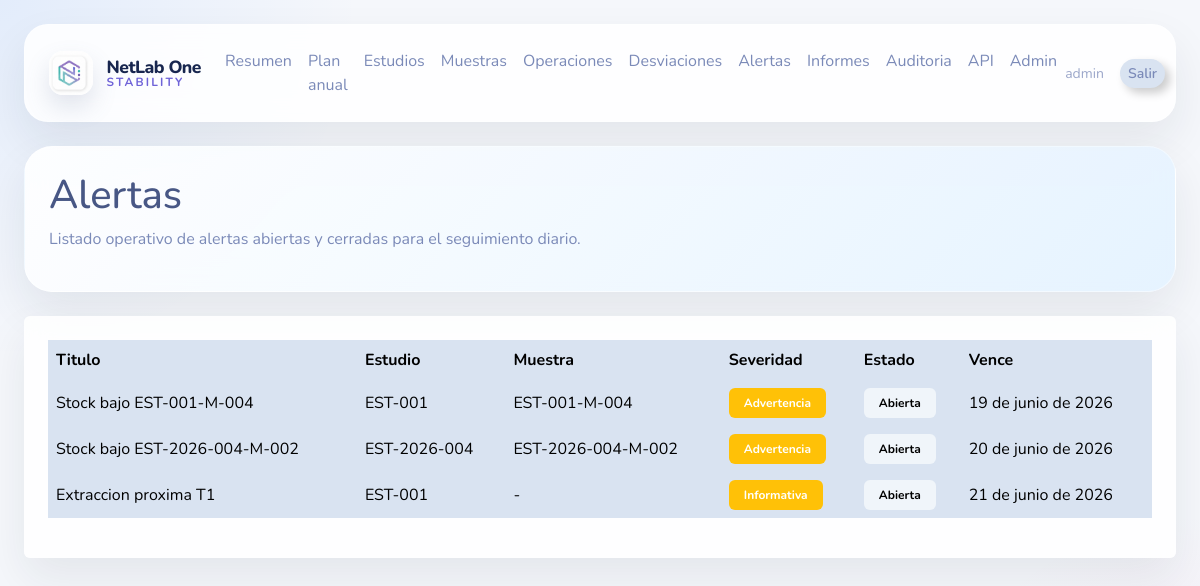
/app/alerts/ (signed in), run on the app's committed database.
### users/models.py (models this page shows, shortened)
class User(AbstractUser):
    class UserType(models.TextChoices):
        INTERNAL = 'internal', 'Internal'
        CLIENT = 'client', 'Client'
    class LanguageCode(models.TextChoices):
        ESP = 'ESP', 'Espanol'
        ENG = 'ENG', 'Ingles'
        FRA = 'FRA', 'Frances'
        POR = 'POR', 'Portugues'
        ITA = 'ITA', 'Italiano'
    company_code = models.CharField(max_length=50, blank=True)
    contact_code = models.CharField(max_length=50, blank=True)
    address_code = models.CharField(max_length=50, blank=True)
    language_code = models.CharField(max_length=3, choices=LanguageCode.choices, default=LanguageCode.ESP)
    user_type = models.CharField(max_length=20, choices=UserType.choices, default=UserType.CLIENT)
    is_quality_admin = models.BooleanField(default=False)

### stability/models.py (models this page shows, shortened)
class TimeStampedModel(models.Model):
    created_at = models.DateTimeField(auto_now_add=True)
    updated_at = models.DateTimeField(auto_now=True)
    class Meta:
        abstract = True

class StabilityAlert(TimeStampedModel):
    class Severity(models.TextChoices):
        INFO = "info", "Informativa"
        WARNING = "warning", "Advertencia"
        CRITICAL = "critical", "Critica"
    class Status(models.TextChoices):
        OPEN = "open", "Abierta"
        CLOSED = "closed", "Cerrada"
    study = models.ForeignKey(Study, related_name="alerts", on_delete=models.CASCADE, null=True, blank=True)
    sample = models.ForeignKey(Sample, related_name="alerts", on_delete=models.CASCADE, null=True, blank=True)
    title = models.CharField(max_length=255)
    message = models.TextField()
    severity = models.CharField(max_length=20, choices=Severity.choices, default=Severity.INFO)
    status = models.CharField(max_length=20, choices=Status.choices, default=Status.OPEN)
    due_date = models.DateField(null=True, blank=True)
    class Meta:
        ordering = ["status", "due_date", "-created_at"]
        verbose_name = "Alerta de Estabilidad"
        verbose_name_plural = "Alertas de Estabilidad"

class Study(TimeStampedModel):
    class Status(models.TextChoices):
        DRAFT = "draft", "Borrador"
        ACTIVE = "active", "Activo"
        CLOSED = "closed", "Cerrado"
    code = models.CharField(max_length=50, unique=True)
    title = models.CharField(max_length=255)
    client = models.ForeignKey("Client", related_name="studies", on_delete=models.SET_NULL, null=True, blank=True)
    product = models.ForeignKey(Product, related_name="studies", on_delete=models.PROTECT, null=True, blank=True)
    batch = models.ForeignKey(ProductBatch, related_name="studies", on_delete=models.PROTECT, null=True, blank=True)
    packaging = models.ForeignKey(
        PackagingConfiguration,
        related_name="studies",
        on_delete=models.SET_NULL,
        null=True,
        blank=True,
    )
    product_name = models.CharField(max_length=255)
    batch_number = models.CharField(max_length=100)
    packaging_description = models.CharField(max_length=255, blank=True)
    company_code = models.CharField(max_length=50)
    status = models.CharField(max_length=20, choices=Status.choices, default=Status.DRAFT)
    start_date = models.DateField()
    end_date = models.DateField(null=True, blank=True)
    class Meta:
        ordering = ["-created_at"]
        verbose_name = "Estudio de Estabilidad"
        verbose_name_plural = "Estudios de Estabilidad"

class Sample(TimeStampedModel):
    class Status(models.TextChoices):
        RECEIVED = "received", "Recibida"
        LABELLED = "labelled", "Etiquetada"
        IN_CHAMBER = "in_chamber", "En camara"
        EXTRACTED = "extracted", "Extraida"
        ANALYSED = "analysed", "Analizada"
        DESTROYED = "destroyed", "Destruida"
        BLOCKED = "blocked", "Bloqueada"
    study = models.ForeignKey(Study, related_name="samples", on_delete=models.CASCADE)
    reception = models.ForeignKey(SampleReception, related_name="samples", on_delete=models.SET_NULL, null=True, blank=True)
    sampling_point = models.ForeignKey(SamplingPoint, related_name="samples", on_delete=models.SET_NULL, null=True, blank=True)
    chamber = models.ForeignKey(Chamber, related_name="samples", on_delete=models.SET_NULL, null=True, blank=True)
    shelf = models.CharField(max_length=50, blank=True)
    tray = models.CharField(max_length=50, blank=True)
    container = models.CharField(max_length=50, blank=True)
    physical_position = models.CharField(max_length=50, blank=True)
    label_template = models.ForeignKey(
        LabelTemplate,
        related_name="samples",
        on_delete=models.SET_NULL,
        null=True,
        blank=True,
    )
    sample_code = models.CharField(max_length=100, unique=True)
    qr_code = models.CharField(max_length=255, blank=True)
    label_printed_at = models.DateTimeField(null=True, blank=True)
    quantity = models.PositiveIntegerField(default=1)
    current_stock = models.PositiveIntegerField(default=1)
    status = models.CharField(max_length=20, choices=Status.choices, default=Status.RECEIVED)
    received_at = models.DateTimeField(null=True, blank=True)
    placed_in_chamber_at = models.DateTimeField(null=True, blank=True)
    extracted_at = models.DateTimeField(null=True, blank=True)
    class Meta:
        verbose_name = "Muestra"
        verbose_name_plural = "Muestras"

### stability/web_views.py (the view)
# urls.py: path('app/alerts/', alerts_list, name='web-alerts'),
@login_required
def alerts_list(request):
    alerts = StabilityAlert.objects.select_related("study", "sample").order_by("status", "due_date")
    return render(request, "web/alerts.html", {"alerts": alerts})

### audit/context.py (called while the page is built)
def set_audit_request(request):
    _audit_local.request = request

def clear_audit_request():
    if hasattr(_audit_local, "request"):
        delattr(_audit_local, "request")

### templates/web/alerts.html
{% extends "base.html" %}
{% block content %}
<div class="hero glass p-4 mb-4">
    <h1>Alertas</h1>
    <p>Listado operativo de alertas abiertas y cerradas para el seguimiento diario.</p>
</div>
<div class="card glass border-0">
    <div class="card-body">
    <div class="table-responsive">
    <table class="table table-hover">
        <tr><th>Titulo</th><th>Estudio</th><th>Muestra</th><th>Severidad</th><th>Estado</th><th>Vence</th></tr>
        {% for alert in alerts %}
        <tr>
            <td>{{ alert.title }}</td>
            <td>{% if alert.study %}{{ alert.study.code }}{% else %}-{% endif %}</td>
            <td>{% if alert.sample %}{{ alert.sample.sample_code }}{% else %}-{% endif %}</td>
            <td><span class="badge text-bg-warning">{{ alert.get_severity_display }}</span></td>
            <td><span class="badge text-bg-light">{{ alert.get_status_display }}</span></td>
            <td>{{ alert.due_date|default:"-" }}</td>
        </tr>
        {% empty %}
        <tr><td colspan="6">No hay alertas registradas.</td></tr>
        {% endfor %}
    </table>
    </div>
    </div>
</div>
{% endblock %}

### templates/base.html (shortened to what this page needs)
{% load static %}
<!DOCTYPE html>
<html lang="es">
<head>
    <link rel="stylesheet" href="https://cdn.jsdelivr.net/npm/bootswatch@5.3.3/dist/morph/bootstrap.min.css">
</head>
<body>
    <div class="shell">
        {% if user.is_authenticated %}
        <nav class="navbar navbar-expand-lg glass topbar px-4 py-3 no-print">
            <div class="container-fluid px-0">
                <a class="navbar-brand brand-lockup fw-bold me-3" href="/">
                    <img class="brand-mark" src="{% static 'branding/netlabone-app-icon.png' %}" alt="NetLab One Stability">
                    <span class="brand-copy">
                        <span class="brand-name">NetLab One</span>
                        <span class="brand-subtitle">Stability</span>
                    </span>
                </a>
                <div class="collapse navbar-collapse" id="mainNav">
                    <ul class="navbar-nav me-auto mb-2 mb-lg-0">
                        <li class="nav-item"><a class="nav-link" href="/">Resumen</a></li>
                        <li class="nav-item"><a class="nav-link" href="/app/annual-plan/">Plan anual</a></li>
                        <li class="nav-item"><a class="nav-link" href="/app/studies/">Estudios</a></li>
                        <li class="nav-item"><a class="nav-link" href="/app/samples/">Muestras</a></li>
                        <li class="nav-item"><a class="nav-link" href="/app/operations/">Operaciones</a></li>
                        <li class="nav-item"><a class="nav-link" href="/app/deviations/">Desviaciones</a></li>
                        <li class="nav-item"><a class="nav-link" href="/app/alerts/">Alertas</a></li>
                        <li class="nav-item"><a class="nav-link" href="/app/reports/">Informes</a></li>
                        <li class="nav-item"><a class="nav-link" href="/app/audit/">Auditoria</a></li>
                        {% if request.user.is_superuser %}
                        <li class="nav-item"><a class="nav-link" href="/swagger/">API</a></li>
                        {% endif %}
                        {% if user.is_staff %}<li class="nav-item"><a class="nav-link" href="/admin/">Admin</a></li>{% endif %}
                    </ul>
                    <div class="d-flex align-items-center gap-3">
                        <span class="text-muted small">{{ user.username }}</span>
                        <form method="post" action="/logout/" class="m-0">
                            <button type="submit" class="btn btn-outline-secondary btn-sm rounded-pill">Salir</button>
                        </form>
                    </div>
                </div>
            </div>
        </nav>
        {% endif %}
        <main class="py-4">
            {% block content %}{% endblock %}
        </main>
    </div>
</body>
</html>

### templates/base.html (style rules this page uses)
body { background: radial-gradient(circle at top left, rgba(13,110,253,.08), transparent 25%), radial-gradient(circle at bottom right, rgba(214,51,132,.08), transparent 20%), #f5f7fb; min-height: 100vh; }
.shell { max-width: 1280px; margin: 0 auto; padding: 24px; }
.glass { background: rgba(255,255,255,.86); backdrop-filter: blur(14px); border: 1px solid rgba(255,255,255,.35); box-shadow: 0 20px 45px rgba(31,42,55,.08); }
.topbar { border-radius: 1.5rem; }
.brand-lockup { display: inline-flex; align-items: center; gap: .85rem; text-decoration: none; }
.brand-mark { width: 44px; height: 44px; object-fit: cover; border-radius: 14px; box-shadow: 0 12px 24px rgba(93, 109, 151, .18); }
.brand-copy { display: flex; flex-direction: column; line-height: 1.05; }
.brand-name { font-size: 1.1rem; font-weight: 800; color: #18264f; letter-spacing: -.03em; }
.brand-subtitle { font-size: .74rem; font-weight: 700; text-transform: uppercase; letter-spacing: .18em; color: #6f63d8; }
.hero { border-radius: 1.75rem; background: linear-gradient(135deg, rgba(255,255,255,.9), rgba(228,242,255,.9)); border: 1px solid rgba(255,255,255,.4); }
.table td, .table th { vertical-align: middle; }

### data on the page
User: username "admin"
StabilityAlert: title "Stock bajo EST-001-M-004", study.code "EST-001", sample.sample_code "EST-001-M-004", severity "Advertencia", status "Abierta", due_date "19 de junio de 2026"
StabilityAlert: title "Stock bajo EST-2026-004-M-002", study.code "EST-2026-004", sample.sample_code "EST-2026-004-M-002", severity "Advertencia", status "Abierta", due_date "20 de junio de 2026"
StabilityAlert: title "Extraccion proxima T1", study.code "EST-001", severity "Informativa", status "Abierta", due_date "21 de junio de 2026"
